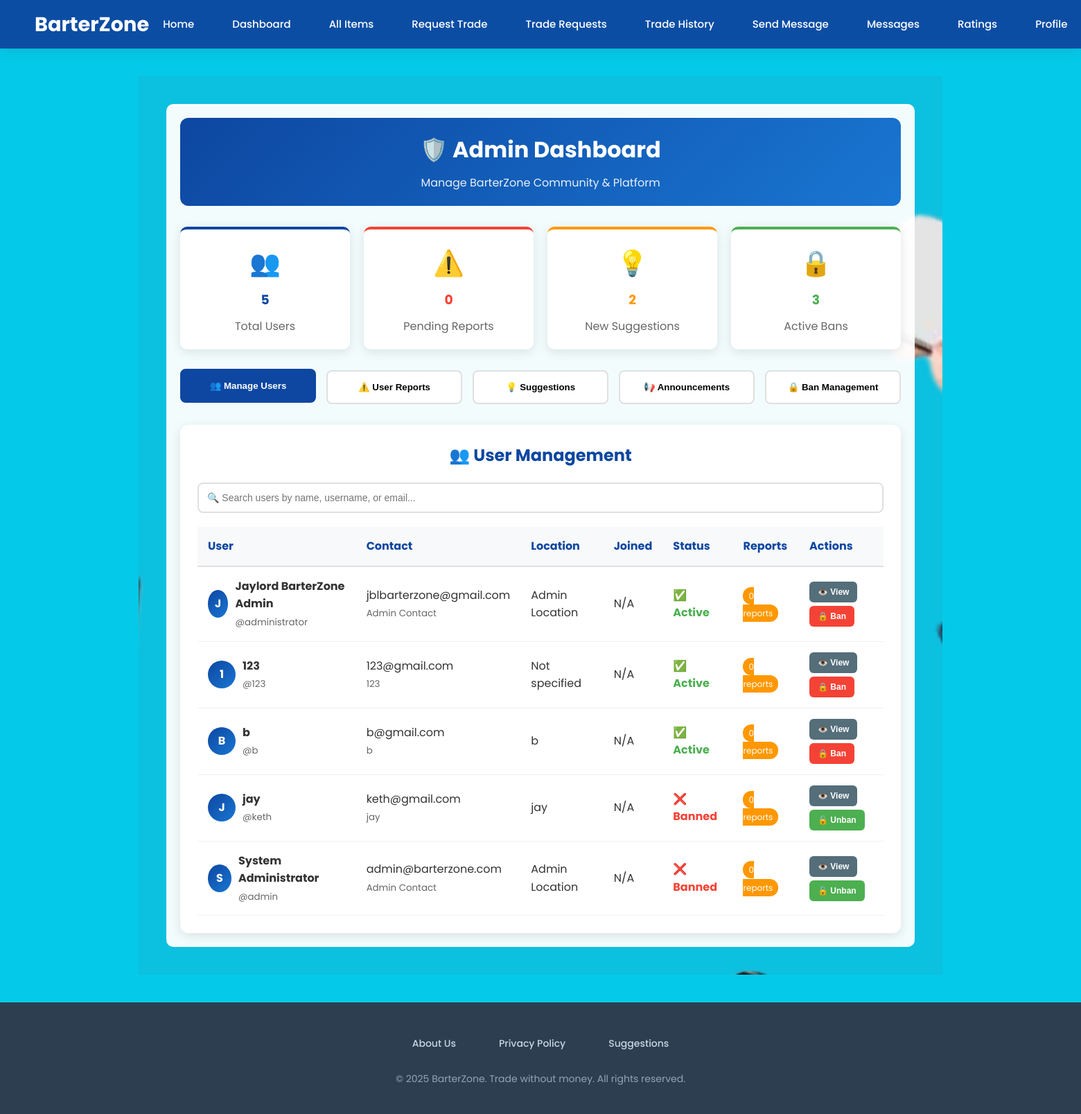
The page /admin (signed in) on the database its author committed.
### tables this page shows
CREATE TABLE users (
            id INTEGER PRIMARY KEY AUTOINCREMENT,
            username TEXT UNIQUE NOT NULL,
            email TEXT,
            password TEXT NOT NULL,
            birthdate TEXT,
            location TEXT,
            full_name TEXT,
            contact TEXT,
            created_at TIMESTAMP DEFAULT CURRENT_TIMESTAMP
        , is_admin BOOLEAN DEFAULT 0);

### app.py (the view)
@app.route('/admin')
def admin_dashboard():
    if not is_admin_user():
        flash('Access denied. Admin only.', 'error')
        return redirect(url_for('dashboard'))
    with sqlite3.connect(DB_NAME) as conn:
        conn.row_factory = sqlite3.Row
        total_users = conn.execute("SELECT COUNT(*) FROM users WHERE is_admin = 0").fetchone()[0]
        pending_reports = conn.execute("SELECT COUNT(*) FROM user_reports WHERE status = 'pending'").fetchone()[0]
        pending_suggestions = \
        conn.execute("SELECT COUNT(*) FROM user_recommendations WHERE status = 'pending'").fetchone()[0]
        active_bans = conn.execute("SELECT COUNT(*) FROM user_bans WHERE is_active = 1").fetchone()[0]
        users = conn.execute("""
                   SELECT u.*,
                          (SELECT COUNT(*) FROM user_reports WHERE reported_user_id = u.id) as report_count,
                          (SELECT COUNT(*) FROM user_bans WHERE user_id = u.id AND is_active = 1) as is_banned
                   FROM users u
                   WHERE u.is_admin = 0
                   ORDER BY u.id DESC
               """).fetchall()
        reports = conn.execute("""
            SELECT ur.*,
                   ru.username as reported_username, ru.email as reported_email,
                   rr.username as reporter_username, rr.email as reporter_email
            FROM user_reports ur
            JOIN users ru ON ur.reported_user_id = ru.id
            JOIN users rr ON ur.reporting_user_id = rr.id
            ORDER BY ur.created_at DESC
        """).fetchall()
        suggestions = conn.execute("""
            SELECT ur.*, u.username, u.email
            FROM user_recommendations ur
            JOIN users u ON ur.user_id = u.id
            ORDER BY ur.created_at DESC
        """).fetchall()
        announcements = conn.execute("""
            SELECT a.*, u.username as admin_username
            FROM announcements a
            JOIN users u ON a.admin_id = u.id
            ORDER BY a.created_at DESC
        """).fetchall()
        bans = conn.execute("""
            SELECT ub.*, u.username, u.email, admin_u.username as admin_username
            FROM user_bans ub
            JOIN users u ON ub.user_id = u.id
            JOIN users admin_u ON ub.admin_id = admin_u.id
            ORDER BY ub.created_at DESC
        """).fetchall()
    return render_template('admin.html',
                           total_users=total_users,
                           pending_reports=pending_reports,
                           pending_suggestions=pending_suggestions,
                           active_bans=active_bans,
                           users=users,
                           reports=reports,
                           suggestions=suggestions,
                           announcements=announcements,
                           bans=bans)

### app.py (called while the page is built)
def is_admin_user():
    if 'user_id' not in session:
        return False
    with sqlite3.connect(DB_NAME) as conn:
        conn.row_factory = sqlite3.Row
        admin = conn.execute(
            "SELECT * FROM admin_table WHERE user_id = ? AND is_active = 1",
            (session['user_id'],)
        ).fetchone()
        return admin is not None

### templates/admin.html (shortened to what this page needs)
{% extends "base.html" %}
{% block content %}
{% if session.user_id and session.is_admin %}
<section class="hero-section">
  <div class="overlay" style="background: rgba(255,255,255,0.95); color:#333; max-width: 1400px; width:100%; padding:20px; border-radius:10px;">
    <div style="text-align: center; margin-bottom: 30px; padding: 20px; background: linear-gradient(135deg, #0d47a1 0%, #1976d2 100%); color: white; border-radius: 12px;">
      <h1 style="margin-bottom:10px; font-size: 32px;">🛡️ Admin Dashboard</h1>
      <p style="margin:0; font-size: 16px; opacity: 0.9;">Manage BarterZone Community & Platform</p>
    </div>
    <div style="display: grid; grid-template-columns: repeat(auto-fit, minmax(200px, 1fr)); gap: 20px; margin-bottom: 30px;">
      <div style="background: white; padding: 20px; border-radius: 10px; text-align: center; box-shadow: 0 4px 15px rgba(0,0,0,0.1); border-top: 4px solid #0d47a1;">
        <div style="font-size: 36px; color: #0d47a1;">👥</div>
        <h3 style="color:#0d47a1; margin:10px 0;">{{ total_users }}</h3>
        <p style="color:#666; margin:0;">Total Users</p>
      </div>
      <div style="background: white; padding: 20px; border-radius: 10px; text-align: center; box-shadow: 0 4px 15px rgba(0,0,0,0.1); border-top: 4px solid #f44336;">
        <div style="font-size: 36px; color: #f44336;">⚠️</div>
        <h3 style="color:#f44336; margin:10px 0;">{{ pending_reports }}</h3>
        <p style="color:#666; margin:0;">Pending Reports</p>
      </div>
      <div style="background: white; padding: 20px; border-radius: 10px; text-align: center; box-shadow: 0 4px 15px rgba(0,0,0,0.1); border-top: 4px solid #ff9800;">
        <div style="font-size: 36px; color: #ff9800;">💡</div>
        <h3 style="color:#ff9800; margin:10px 0;">{{ pending_suggestions }}</h3>
        <p style="color:#666; margin:0;">New Suggestions</p>
      </div>
      <div style="background: white; padding: 20px; border-radius: 10px; text-align: center; box-shadow: 0 4px 15px rgba(0,0,0,0.1); border-top: 4px solid #4CAF50;">
        <div style="font-size: 36px; color: #4CAF50;">🔒</div>
        <h3 style="color:#4CAF50; margin:10px 0;">{{ active_bans }}</h3>
        <p style="color:#666; margin:0;">Active Bans</p>
      </div>
    </div>
    <div style="display: grid; grid-template-columns: repeat(auto-fit, minmax(150px, 1fr)); gap: 15px; margin-bottom: 30px;">
      <button onclick="showSection('users')" class="admin-nav-btn active">
        👥 Manage Users
      </button>
      <button onclick="showSection('reports')" class="admin-nav-btn">
        ⚠️ User Reports
      </button>
      <button onclick="showSection('suggestions')" class="admin-nav-btn">
        💡 Suggestions
      </button>
      <button onclick="showSection('announcements')" class="admin-nav-btn">
        📢 Announcements
      </button>
      <button onclick="showSection('bans')" class="admin-nav-btn">
        🔒 Ban Management
      </button>
    </div>
    <div id="users-section" class="admin-section">
      <h2 style="color:#0d47a1; margin-bottom:20px;">👥 User Management</h2>
      <div style="margin-bottom: 20px;">
        <input type="text" id="userSearch" placeholder="🔍 Search users by name, username, or email..."
               style="width: 100%; padding: 12px; border: 2px solid #e0e0e0; border-radius: 8px; font-size: 14px;">
      </div>
      <div style="overflow-x: auto;">
        <table class="admin-table">
          <thead>
            <tr>
              <th>User</th>
              <th>Contact</th>
              <th>Location</th>
              <th>Joined</th>
              <th>Status</th>
              <th>Reports</th>
              <th>Actions</th>
            </tr>
          </thead>
          <tbody>
            {% for user in users %}
            <tr>
              <td>
                <div style="display: flex; align-items: center; gap: 10px;">
                  <div style="width: 40px; height: 40px; background: linear-gradient(135deg, #0d47a1 0%, #1976d2 100%); color: white; border-radius: 50%; display: flex; align-items: center; justify-content: center; font-weight: bold;">
                    {{ (user.full_name or user.username)|first|upper }}
                  </div>
                  <div>
                    <strong>{{ user.full_name or user.username }}</strong>
                    <br>
                    <small style="color: #666;">@{{ user.username }}</small>
                  </div>
                </div>
              </td>
              <td>
                {{ user.email }}<br>
                <small style="color: #666;">{{ user.contact or 'No contact' }}</small>
              </td>
              <td>{{ user.location or 'Not specified' }}</td>
              <td>{{ user.join_date[:10] if user.join_date else 'N/A' }}</td>
              <td>
                {% if user.is_banned %}
                <span style="color: #f44336; font-weight: bold;">❌ Banned</span>
                {% else %}
                <span style="color: #4CAF50; font-weight: bold;">✅ Active</span>
                {% endif %}
              </td>
              <td>
                <span style="background: #ff9800; color: white; padding: 4px 8px; border-radius: 12px; font-size: 12px;">
                  {{ user.report_count or 0 }} reports
                </span>
              </td>
              <td>
                <div style="display: flex; gap: 5px; flex-wrap: wrap;">
                  <button onclick="viewUserDetails({{ user.id }})" class="btn-action view">
                    👁️ View
                  </button>
                  {% if not user.is_admin %}
                    {% if user.is_banned %}
                    <button onclick="unbanUser({{ user.id }})" class="btn-action success">
                      🔓 Unban
                    </button>
                    {% else %}
                    <button onclick="showBanModal({{ user.id }}, '{{ user.username }}')" class="btn-action danger">
                      🔒 Ban
                    </button>
                    {% endif %}
                  {% endif %}
                </div>
              </td>
            </tr>
            {% endfor %}
          </tbody>
        </table>
      </div>
    </div>
  </div>
</section>
{% endif %}
{% endblock %}

### static/style.css (style rules this page uses)
* { margin: 0; padding: 0; box-sizing: border-box; }
body { font-family: 'Poppins', sans-serif; color: #fff; display: flex; flex-direction: column; min-height: 100vh; }
.hero-section { background: url("/static/images/home.png") no-repeat center center/cover; flex: 1; display: flex; justify-content: center; align-items: center; padding: 40px; text-align: center; }
.overlay { background: rgba(0, 86, 99, 0.8); padding: 40px; border-radius: 10px; max-width: 500px; width: 100%; }
.overlay h1 { font-size: 1.8rem; margin-bottom: 25px; }

### templates/base.html (style rules this page uses)
* { margin: 0; padding: 0; box-sizing: border-box; }
body { font-family: 'Poppins', sans-serif; background: #05C9E8; color: #1e293b; line-height: 1.6; min-height: 100vh; }

### templates/admin.html (style rules this page uses)
.admin-nav-btn { padding: 15px; background: white; border: 2px solid #e0e0e0; border-radius: 8px; font-weight: bold; cursor: pointer; transition: all 0.3s ease; }
.admin-nav-btn:hover, .admin-nav-btn.active { background: #0d47a1; color: white; border-color: #0d47a1; transform: translateY(-2px); }
.admin-section { background: white; padding: 25px; border-radius: 12px; box-shadow: 0 4px 15px rgba(0,0,0,0.1); }
.admin-table { width: 100%; border-collapse: collapse; text-align: left; }
.admin-table th { background: #f8f9fa; padding: 15px; font-weight: bold; color: #0d47a1; border-bottom: 2px solid #e0e0e0; }
.admin-table td { padding: 15px; border-bottom: 1px solid #f0f0f0; }
.btn-action { padding: 8px 12px; border: none; border-radius: 6px; font-size: 12px; font-weight: bold; cursor: pointer; transition: all 0.3s ease; }
.btn-action.view { background: #546e7a; color: white; }
.btn-action.success { background: #4CAF50; color: white; }
.btn-action.danger { background: #f44336; color: white; }

### rows shown on the page
users: full_name "J", full_name "Jaylord BarterZone Admin", username "administrator", email "jblbarterzone@gmail.com", contact "Admin Contact", location "Admin Location", join_date "N/A", shows "✅ Active", is_admin "0"
users: full_name "1", full_name "123", username "123", email "123@gmail.com", contact "123", location "Not specified", join_date "N/A", shows "✅ Active", is_admin "0"
users: full_name "B", full_name "b", username "b", email "b@gmail.com", contact "b", location "b", join_date "N/A", shows "✅ Active", is_admin "0"
users: full_name "J", full_name "jay", username "keth", email "keth@gmail.com", contact "jay", location "jay", join_date "N/A", shows "❌ Banned", is_admin "0"
users: full_name "S", full_name "System Administrator", username "admin", email "admin@barterzone.com", contact "Admin Contact", location "Admin Location", join_date "N/A", shows "❌ Banned", is_admin "0"

### other values the page prints
{{ total_users }} "5"
{{ pending_reports }} "0"
{{ pending_suggestions }} "2"
{{ active_bans }} "3"
